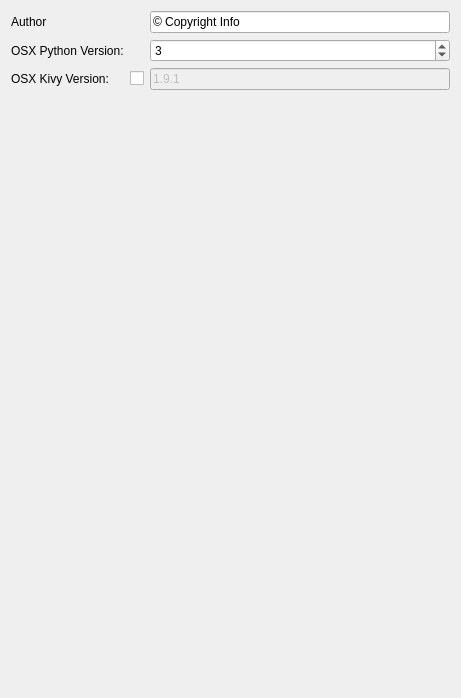
            <widget class="QWidget" name="scrollAreaWidgetContents_8">
             <property name="geometry">
              <rect>
               <x>0</x>
               <y>0</y>
               <width>461</width>
               <height>698</height>
              </rect>
             </property>
             <layout class="QVBoxLayout" name="verticalLayout_6">
              <item>
               <layout class="QGridLayout" name="gridLayout_7">
                <item row="1" column="0">
                 <widget class="QLabel" name="label_71">
                  <property name="text">
                   <string>OSX Python Version:</string>
                  </property>
                 </widget>
                </item>
                <item row="2" column="0">
                 <widget class="QLabel" name="label_72">
                  <property name="text">
                   <string>OSX Kivy Version:</string>
                  </property>
                 </widget>
                </item>
                <item row="1" column="2">
                 <widget class="QSpinBox" name="spinbox_osx_python_version">
                  <property name="toolTip">
                   <string># change the major version of python used by the app</string>
                  </property>
                  <property name="minimum">
                   <number>2</number>
                  </property>
                  <property name="value">
                   <number>3</number>
                  </property>
                 </widget>
                </item>
                <item row="2" column="2">
                 <widget class="QLineEdit" name="lineedit_osx_kivy_version">
                  <property name="enabled">
                   <bool>false</bool>
                  </property>
                  <property name="toolTip">
                   <string># Kivy version to use</string>
                  </property>
                  <property name="text">
                   <string>1.9.1</string>
                  </property>
                 </widget>
                </item>
                <item row="2" column="1">
                 <widget class="QCheckBox" name="checkbox_osx_kivy_version">
                  <property name="text">
                   <string/>
                  </property>
                 </widget>
                </item>
                <item row="0" column="0">
                 <widget class="QLabel" name="label_73">
                  <property name="text">
                   <string>Author</string>
                  </property>
                 </widget>
                </item>
                <item row="0" column="2">
                 <widget class="QLineEdit" name="lineedit_author">
                  <property name="text">
                   <string>© Copyright Info</string>
                  </property>
                 </widget>
                </item>
               </layout>
              </item>
              <item>
               <spacer name="verticalSpacer_7">
                <property name="orientation">
                 <enum>Qt::Vertical</enum>
                </property>
                <property name="sizeHint" stdset="0">
                 <size>
                  <width>20</width>
                  <height>40</height>
                 </size>
                </property>
               </spacer>
              </item>
             </layout>
            </widget>
